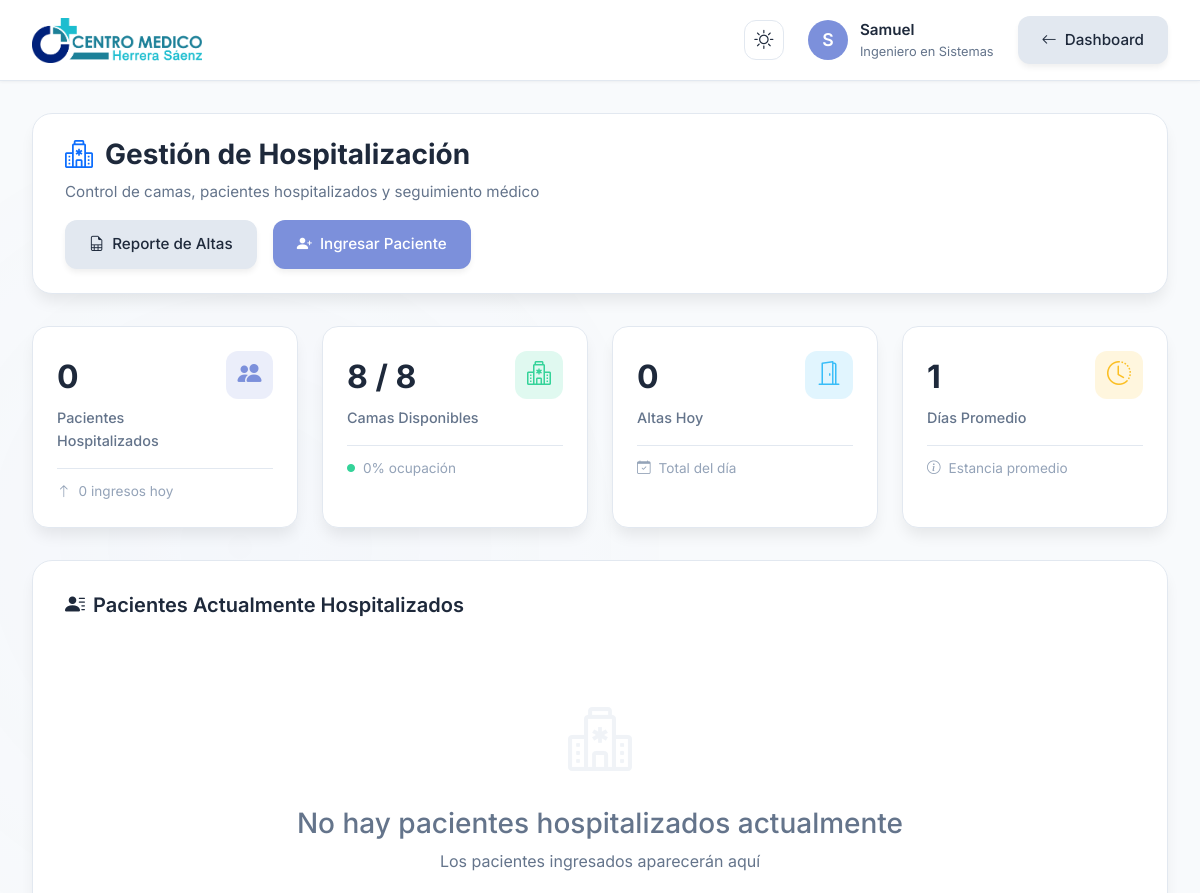
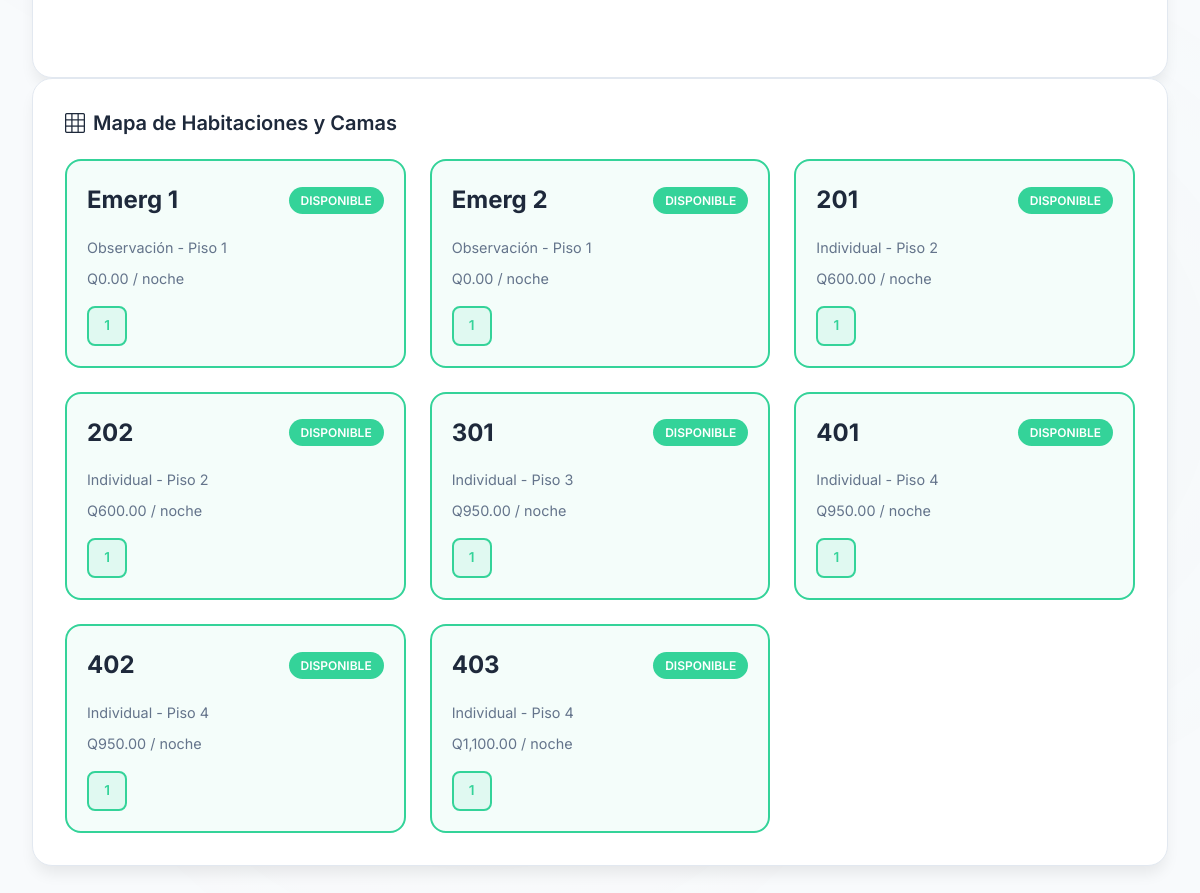
Before: /php/hospitalization/index.php (signed in) with the older database file (2 pictures, top to bottom).
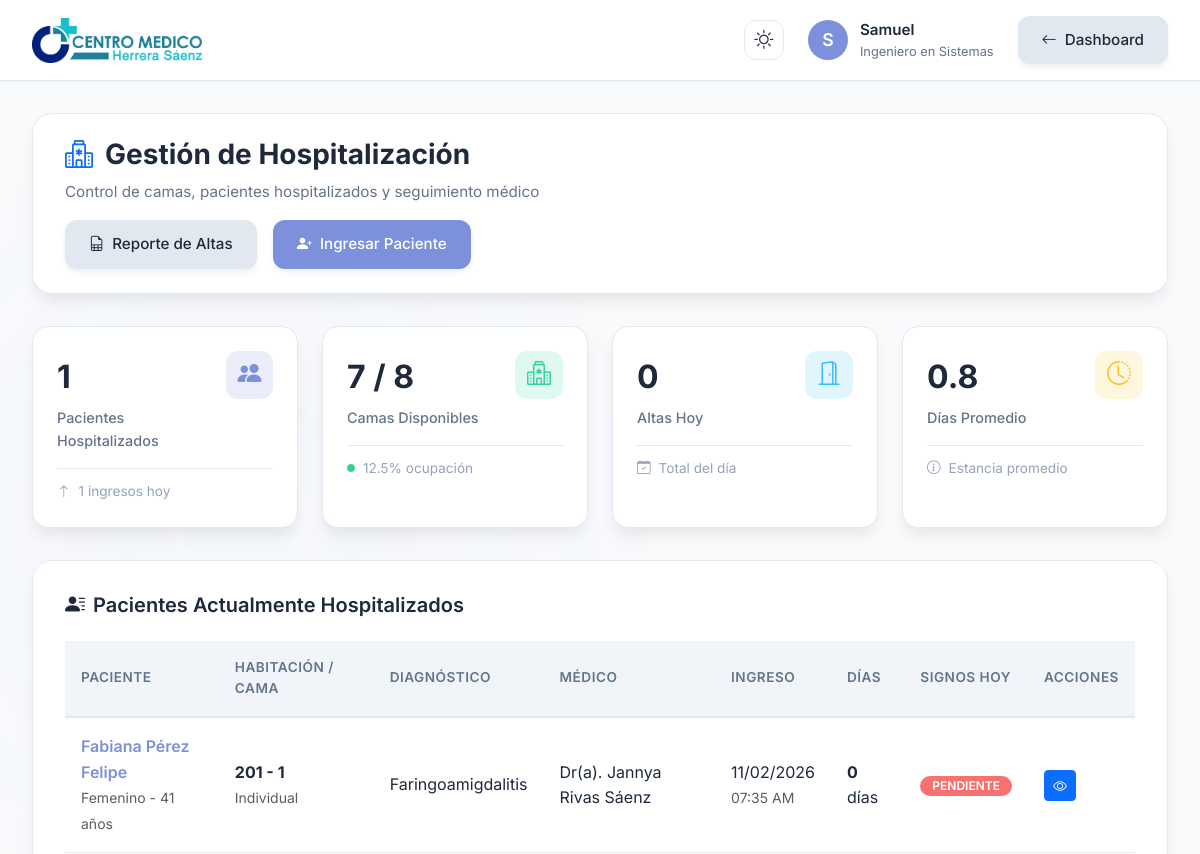
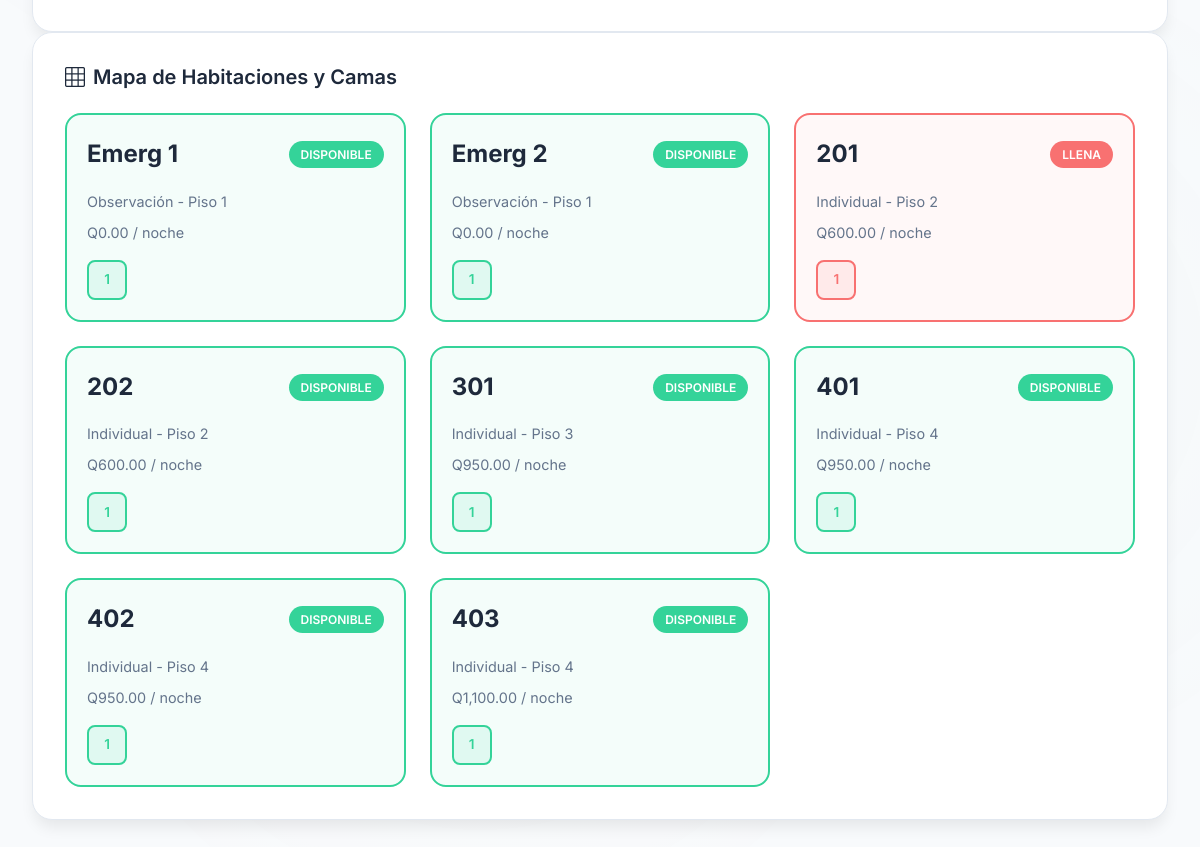
After: the same page with the newer database file (2 pictures, top to bottom).
### tables this page shows
CREATE TABLE `habitaciones` (
  `id_habitacion` int NOT NULL,
  `numero_habitacion` varchar(10) NOT NULL,
  `tipo_habitacion` enum('Individual','Compartida','UCI','Pediatría','Observación') NOT NULL,
  `tarifa_por_noche` decimal(10,2) NOT NULL,
  `piso` varchar(50) DEFAULT NULL,
  `estado` enum('Disponible','Ocupada','Mantenimiento','Reservada') DEFAULT 'Disponible',
  `descripcion` text,
  `tiene_bano` tinyint(1) DEFAULT '1',
  `tiene_tv` tinyint(1) DEFAULT '0',
  `tiene_aire_acondicionado` tinyint(1) DEFAULT '0',
  `capacidad_maxima` int DEFAULT '1',
  `fecha_creacion` timestamp NULL DEFAULT CURRENT_TIMESTAMP,
  `fecha_actualizacion` timestamp NULL DEFAULT CURRENT_TIMESTAMP ON UPDATE CURRENT_TIMESTAMP
);

CREATE TABLE `camas` (
  `id_cama` int NOT NULL,
  `id_habitacion` int NOT NULL,
  `numero_cama` varchar(5) NOT NULL,
  `estado` enum('Disponible','Ocupada','Mantenimiento','Reservada') DEFAULT 'Disponible',
  `descripcion` text,
  `fecha_creacion` timestamp NULL DEFAULT CURRENT_TIMESTAMP,
  `fecha_actualizacion` timestamp NULL DEFAULT CURRENT_TIMESTAMP ON UPDATE CURRENT_TIMESTAMP
);

CREATE TABLE `encamamientos` (
  `id_encamamiento` int NOT NULL,
  `id_paciente` int NOT NULL,
  `id_cama` int NOT NULL,
  `id_doctor` int DEFAULT NULL,
  `fecha_ingreso` datetime NOT NULL,
  `fecha_alta` datetime DEFAULT NULL,
  `motivo_ingreso` text NOT NULL,
  `diagnostico_ingreso` varchar(500) DEFAULT NULL,
  `diagnostico_egreso` varchar(500) DEFAULT NULL,
  `estado` enum('Activo','Alta_Medica','Alta_Administrativa','Transferido','Fallecido') DEFAULT 'Activo',
  `tipo_ingreso` enum('Programado','Emergencia','Referido') DEFAULT 'Programado',
  `notas_ingreso` text,
  `notas_alta` text,
  `created_by` int DEFAULT NULL,
  `fecha_creacion` timestamp NULL DEFAULT CURRENT_TIMESTAMP,
  `fecha_actualizacion` timestamp NULL DEFAULT CURRENT_TIMESTAMP ON UPDATE CURRENT_TIMESTAMP
);

CREATE TABLE `pacientes` (
  `id_paciente` int NOT NULL,
  `nombre` varchar(100) NOT NULL,
  `apellido` varchar(100) NOT NULL,
  `fecha_nacimiento` date NOT NULL,
  `genero` enum('Masculino','Femenino') NOT NULL,
  `direccion` varchar(255) DEFAULT NULL,
  `telefono` varchar(15) DEFAULT NULL,
  `correo` varchar(100) DEFAULT NULL,
  `fecha_registro` timestamp NULL DEFAULT CURRENT_TIMESTAMP,
  `notas` text
);

CREATE TABLE `usuarios` (
  `idUsuario` int NOT NULL,
  `usuario` varchar(255) NOT NULL,
  `password` varchar(255) NOT NULL,
  `nombre` varchar(255) NOT NULL,
  `apellido` varchar(255) NOT NULL,
  `especialidad` varchar(255) DEFAULT NULL,
  `tipoUsuario` enum('admin','doc','user','') NOT NULL,
  `clinica` varchar(255) NOT NULL,
  `telefono` varchar(255) NOT NULL,
  `email` varchar(255) NOT NULL,
  `permisos_modulos` text
);

### php/hospitalization/index.php (the view, shortened to what the changed rows need)
<?php
require_once '../../config/database.php';
try {
    $database = new Database();
    $conn = $database->getConnection();
    $stmt_total_beds = $conn->query("SELECT COUNT(*) as total FROM camas");
    $total_beds = $stmt_total_beds->fetch(PDO::FETCH_ASSOC)['total'];
    $stmt_occupied = $conn->query("SELECT COUNT(*) as total FROM camas WHERE estado = 'Ocupada'");
    $camas_ocupadas = $stmt_occupied->fetch(PDO::FETCH_ASSOC)['total'];
    $camas_disponibles = $total_beds - $camas_ocupadas;
    $porcentaje_ocupacion = $total_beds > 0 ? round(($camas_ocupadas / $total_beds) * 100, 1) : 0;
    $stmt_active = $conn->query("SELECT COUNT(*) as total FROM encamamientos WHERE estado = 'Activo'");
    $pacientes_activos = $stmt_active->fetch(PDO::FETCH_ASSOC)['total'];
    $stmt_today = $conn->prepare("SELECT COUNT(*) as total FROM encamamientos WHERE DATE(fecha_ingreso) = CURDATE()");
    $stmt_today->execute();
    $ingresos_hoy = $stmt_today->fetch(PDO::FETCH_ASSOC)['total'];
    $stmt_estancia = $conn->query("
        SELECT AVG(DATEDIFF(COALESCE(fecha_alta, NOW()), fecha_ingreso)) as promedio
        FROM encamamientos
        WHERE fecha_ingreso >= DATE_SUB(CURDATE(), INTERVAL 30 DAY)
    ");
    $estancia_promedio = round($stmt_estancia->fetch(PDO::FETCH_ASSOC)['promedio'] ?? 0, 1);
    $stmt_rooms = $conn->query("
        SELECT
            h.id_habitacion,
            h.numero_habitacion,
            h.tipo_habitacion,
            h.piso,
            h.tarifa_por_noche,
            h.capacidad_maxima,
            COUNT(c.id_cama) as total_camas,
            SUM(CASE WHEN c.estado = 'Ocupada' THEN 1 ELSE 0 END) as camas_ocupadas,
            h.estado as estado_habitacion
        FROM habitaciones h
        LEFT JOIN camas c ON h.id_habitacion = c.id_habitacion
        GROUP BY h.id_habitacion
        ORDER BY h.piso, h.numero_habitacion
    ");
    $habitaciones = $stmt_rooms->fetchAll(PDO::FETCH_ASSOC);
    $stmt_patients = $conn->query("
        SELECT
            e.id_encamamiento,
            e.id_paciente,
            e.fecha_ingreso,
            e.diagnostico_ingreso,
            e.tipo_ingreso,
            pac.nombre as nombre_paciente,
            pac.apellido as apellido_paciente,
            pac.fecha_nacimiento,
            pac.genero,
            hab.numero_habitacion,
            hab.tipo_habitacion,
            c.numero_cama,
            u.nombre as nombre_doctor,
            u.apellido as apellido_doctor,
            DATEDIFF(CURDATE(), DATE(e.fecha_ingreso)) as dias_hospitalizado,
            (SELECT COUNT(*) FROM signos_vitales WHERE id_encamamiento = e.id_encamamiento AND DATE(fecha_registro) = CURDATE()) as signos_hoy
        FROM encamamientos e
        INNER JOIN pacientes pac ON e.id_paciente = pac.id_paciente
        INNER JOIN camas c ON e.id_cama = c.id_cama
        INNER JOIN habitaciones hab ON c.id_habitacion = hab.id_habitacion
        LEFT JOIN usuarios u ON e.id_doctor = u.idUsuario
        WHERE e.estado = 'Activo'
        ORDER BY e.fecha_ingreso DESC
    ");
    $pacientes_hospitalizados = $stmt_patients->fetchAll(PDO::FETCH_ASSOC);
} catch (Exception $e) {
    die("Error: " . $e->getMessage());
}
?>
<!DOCTYPE html>
<html lang="es" data-theme="light">
<head>
    <link rel="stylesheet" href="https://cdn.jsdelivr.net/npm/bootstrap-icons@1.10.0/font/bootstrap-icons.css">
    <link href="https://cdn.jsdelivr.net/npm/bootstrap@5.3.0/dist/css/bootstrap.min.css" rel="stylesheet">
</head>
<body>
    <div class="dashboard-container">
        <main class="main-content">
            <div class="page-header">
                <h1 class="page-title">
                    <i class="bi bi-hospital text-primary"></i>
                    Gestión de Hospitalización
                </h1>
            </div>
            <div class="stats-grid">
                <div class="stat-card">
                    <div class="stat-header">
                        <div>
                            <div class="stat-value"><?php echo $pacientes_activos; ?></div>
                            <div class="stat-label">Pacientes Hospitalizados</div>
                        </div>
                        <div class="stat-icon primary">
                        </div>
                    </div>
                    <div class="stat-footer">
                        <i class="bi bi-arrow-up"></i>
                        <?php echo $ingresos_hoy; ?> ingresos hoy
                    </div>
                </div>
                <div class="stat-card">
                    <div class="stat-header">
                        <div>
                            <div class="stat-value"><?php echo $camas_disponibles; ?> / <?php echo $total_beds; ?></div>
                            <div class="stat-label">Camas Disponibles</div>
                        </div>
                        <div class="stat-icon success">
                        </div>
                    </div>
                    <div class="stat-footer">
                        <i class="bi bi-circle-fill" style="font-size: 0.5rem; color: var(--color-success);"></i>
                        <?php echo $porcentaje_ocupacion; ?>% ocupación
                    </div>
                </div>
                <div class="stat-card">
                    <div class="stat-header">
                        <div>
                            <div class="stat-value"><?php echo $estancia_promedio; ?></div>
                            <div class="stat-label">Días Promedio</div>
                        </div>
                    </div>
                </div>
            </div>
            <div class="patients-container">
                <h2 class="section-title">
                    <i class="bi bi-person-lines-fill"></i>
                    Pacientes Actualmente Hospitalizados
                </h2>
                <?php if (count($pacientes_hospitalizados) > 0): ?>
                    <div class="table-container">
                        <table class="data-table">
                            <thead>
                                <tr>
                                    <th>Paciente</th>
                                    <th>Habitación / Cama</th>
                                    <th>Diagnóstico</th>
                                    <th>Médico</th>
                                    <th>Ingreso</th>
                                    <th>Días</th>
                                    <th>Signos Hoy</th>
                                    <th>Acciones</th>
                                </tr>
                            </thead>
                            <tbody>
                                <?php foreach ($pacientes_hospitalizados as $pac): ?>
                                    <tr>
                                        <td>
                                            <div class="patient-name"
                                                onclick="viewPatientDetails(<?php echo $pac['id_encamamiento']; ?>)">
                                                <?php echo htmlspecialchars($pac['nombre_paciente'] . ' ' . $pac['apellido_paciente']); ?>
                                            </div>
                                            <small class="text-muted">
                                                <?php echo htmlspecialchars($pac['genero']); ?> -
                                                <?php
                                                $edad = date_diff(date_create($pac['fecha_nacimiento']), date_create('today'))->y;
                                                echo $edad . ' años';
                                                ?>
                                            </small>
                                        </td>
                                        <td>
                                            <strong><?php echo htmlspecialchars($pac['numero_habitacion'] . ' - ' . $pac['numero_cama']); ?></strong><br>
                                            <small
                                                class="text-muted"><?php echo htmlspecialchars($pac['tipo_habitacion']); ?></small>
                                        </td>
                                        <td><?php echo htmlspecialchars($pac['diagnostico_ingreso']); ?></td>
                                        <td>
                                            Dr(a).
                                            <?php echo htmlspecialchars($pac['nombre_doctor'] . ' ' . $pac['apellido_doctor']); ?>
                                        </td>
                                        <td>
                                            <?php echo date('d/m/Y', strtotime($pac['fecha_ingreso'])); ?><br>
                                            <small
                                                class="text-muted"><?php echo date('h:i A', strtotime($pac['fecha_ingreso'])); ?></small>
                                        </td>
                                        <td><strong><?php echo $pac['dias_hospitalizado']; ?></strong> días</td>
                                        <td>
                                            <?php if ($pac['signos_hoy'] > 0): ?>
                                                <span class="badge badge-programado"><?php echo $pac['signos_hoy']; ?>
                                                    registros</span>
                                            <?php else: ?>
                                                <span class="badge badge-urgente">Pendiente</span>
                                            <?php endif; ?>
                                        </td>
                                        <td>
                                            <button class="btn btn-sm btn-primary"
                                                onclick="viewPatientDetails(<?php echo $pac['id_encamamiento']; ?>)">
                                                <i class="bi bi-eye"></i>
                                            </button>
                                        </td>
                                    </tr>
                                <?php endforeach; ?>
                            </tbody>
                        </table>
                    </div>
                <?php else: ?>
                    <div class="empty-state">
                        <div class="empty-icon">
                            <i class="bi bi-hospital"></i>
                        </div>
                        <h3>No hay pacientes hospitalizados actualmente</h3>
                        <p>Los pacientes ingresados aparecerán aquí</p>
                    </div>
                <?php endif; ?>
            </div>
            <div class="bed-map-container">
                <h2 class="section-title">
                    <i class="bi bi-grid-3x3"></i>
                    Mapa de Habitaciones y Camas
                </h2>
                <div class="rooms-grid">
                    <?php foreach ($habitaciones as $hab): ?>
                        <?php
                        $estado_class = 'available';
                        $badge_text = 'Disponible';
                        $badge_class = 'disponible';
                        if ($hab['camas_ocupadas'] > 0) {
                            if ($hab['camas_ocupadas'] >= $hab['total_camas']) {
                                $estado_class = 'full';
                                $badge_text = 'Llena';
                                $badge_class = 'llena';
                            } else {
                                $estado_class = 'occupied';
                                $badge_text = 'Ocupada';
                                $badge_class = 'ocupada';
                            }
                        }
                        ?>
                        <div class="room-card <?php echo $estado_class; ?>"
                            onclick="viewRoomDetails(<?php echo $hab['id_habitacion']; ?>)">
                            <div class="room-header">
                                <span class="room-number"><?php echo htmlspecialchars($hab['numero_habitacion']); ?></span>
                                <span class="room-badge <?php echo $badge_class; ?>"><?php echo $badge_text; ?></span>
                            </div>
                            <div class="room-type">
                                <?php echo htmlspecialchars($hab['tipo_habitacion']); ?> - Piso
                                <?php echo htmlspecialchars($hab['piso']); ?>
                            </div>
                            <div class="room-type">
                                Q<?php echo number_format($hab['tarifa_por_noche'], 2); ?> / noche
                            </div>
                            <div class="room-beds">
                                <?php
                                $stmt_beds = $conn->prepare("SELECT numero_cama, estado FROM camas WHERE id_habitacion = ? ORDER BY numero_cama");
                                $stmt_beds->execute([$hab['id_habitacion']]);
                                $beds = $stmt_beds->fetchAll(PDO::FETCH_ASSOC);
                                foreach ($beds as $bed):
                                    $bed_estado = strtolower($bed['estado']);
                                    ?>
                                    <div class="bed-indicator <?php echo $bed_estado; ?>"
                                        title="Cama <?php echo $bed['numero_cama']; ?> - <?php echo $bed['estado']; ?>">
                                        <?php echo htmlspecialchars($bed['numero_cama']); ?>
                                    </div>
                                <?php endforeach; ?>
                            </div>
                        </div>
                    <?php endforeach; ?>
                </div>
            </div>
        </main>
    </div>
</body>
</html>

Changed rows visible on the page:
added encamamientos: id_paciente.apellido "Fabiana Pérez Felipe", id_paciente.genero "Femenino", id_paciente.fecha_nacimiento "41", habitaciones.numero_habitacion "201 - 1", habitaciones.tipo_habitacion "Individual", diagnostico_ingreso "Faringoamigdalitis", usuarios.nombre+apellido "Jannya Rivas Sáenz", fecha_ingreso "11/02/2026", fecha_ingreso "07:35 AM", dias_hospitalizado "0"
changed habitaciones (number 3 of 8 on the later page): gains camas (numero_cama "1"); badge_text "DISPONIBLE" → "LLENA"; loses camas (numero_cama "1")
Other visible differences:
$pacientes_activos: "0" → "1"
$ingresos_hoy: "0" → "1"
$camas_disponibles: "8" → "7"
$porcentaje_ocupacion: "0" → "12.5"
$estancia_promedio: "1" → "0.8"
text no longer shown: "No hay pacientes hospitalizados actualmente Los pacientes ingresados aparecerán aquí"
text now shown: "PACIENTE HABITACIÓN / CAMA DIAGNÓSTICO MÉDICO INGRESO DÍAS SIGNOS HOY ACCIONES"
